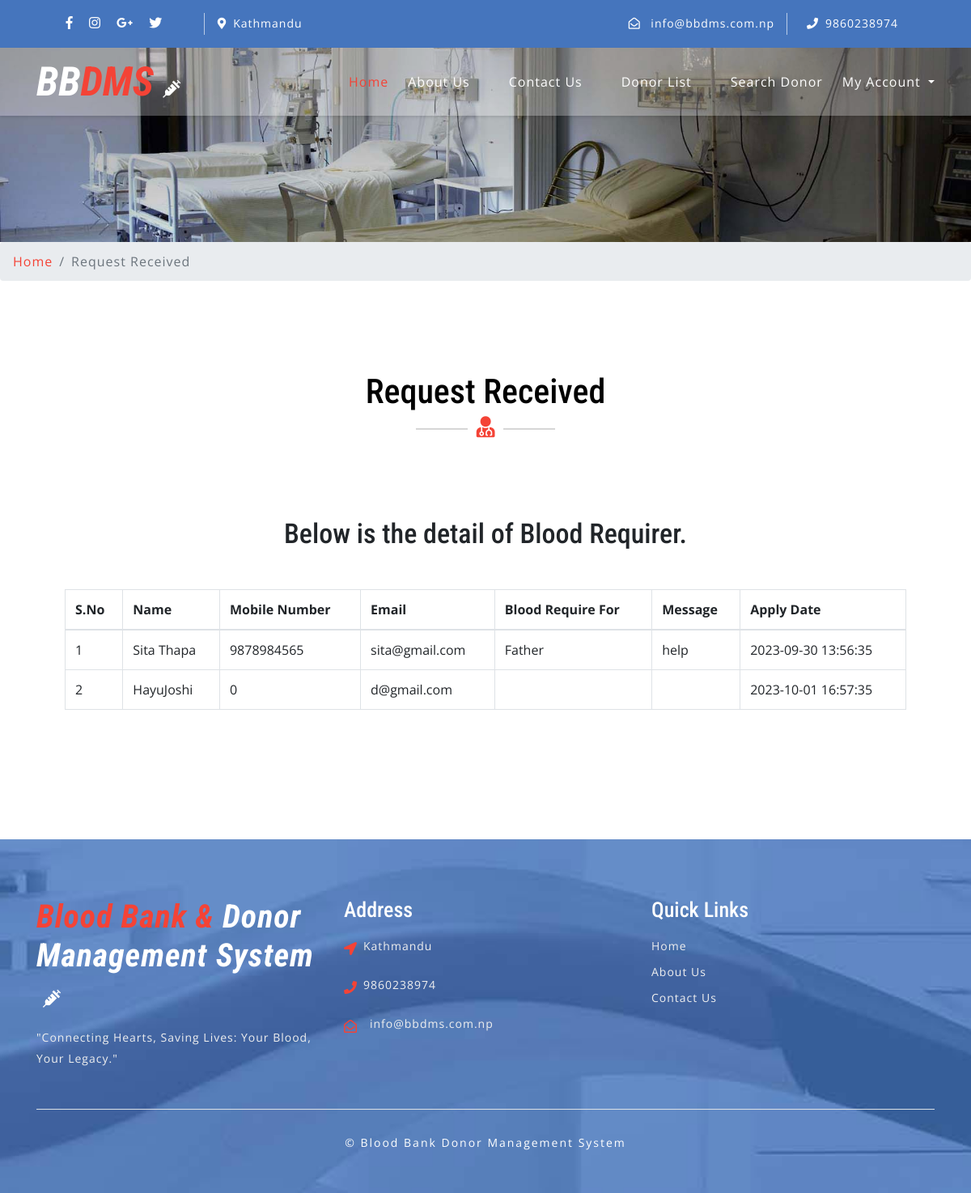
The app's page /request-received.php (signed in) with its own data.
### tables this page shows
CREATE TABLE `tblcontactusinfo` (
  `id` int(11) NOT NULL,
  `Address` tinytext DEFAULT NULL,
  `EmailId` varchar(255) DEFAULT NULL,
  `ContactNo` char(11) DEFAULT NULL
);

CREATE TABLE `tblbloodrequirer` (
  `ID` int(10) NOT NULL,
  `BloodDonarID` int(10) DEFAULT NULL,
  `name` varchar(250) DEFAULT NULL,
  `EmailId` varchar(250) DEFAULT NULL,
  `ContactNumber` bigint(10) DEFAULT NULL,
  `BloodRequirefor` varchar(250) DEFAULT NULL,
  `Message` mediumtext DEFAULT NULL,
  `ApplyDate` timestamp NULL DEFAULT current_timestamp()
);

### request-received.php (the view, shortened to what this page needs)
<?php
include('includes/config.php');
if (strlen($_SESSION['bbdmsdid']==0)) {
  header('location:logout.php');
  } else{
  ?>
<!DOCTYPE html>
<html lang="zxx">
<head>
	<link rel="stylesheet" href="css/bootstrap.css">
	<link rel="stylesheet" href="css/style.css" type="text/css" media="all" />
	<link rel="stylesheet" href="css/fontawesome-all.css">
</head>
<body>
	<?php include('includes/header.php');?>
	<div class="inner-banner-w3ls">
	</div>
	<div class="breadcrumb-agile">
		<div aria-label="breadcrumb">
			<ol class="breadcrumb">
				<li class="breadcrumb-item">
					<a href="index.php">Home</a>
				</li>
				<li class="breadcrumb-item active" aria-current="page">Request Received</li>
			</ol>
		</div>
	</div>
	<div class="appointment py-5">
		<div class="py-xl-5 py-lg-3">
			<div class="w3ls-titles text-center mb-5">
				<h3 class="title">Request Received</h3>
				<span>
					<i class="fas fa-user-md"></i>
				</span>
			</div>
			<div class="d-flex">
				<div class="contact-right-w3l appoint-form" style="width:100% !important;">
					<h5 class="title-w3 text-center mb-5">Below is the detail of Blood Requirer.</h5>
					<table border="1" class="table table-bordered">
                                    <thead>
                                         <tr>
                                         	<th>S.No</th>
                                            <th>Name</th>
                                            <th>Mobile Number</th>
                                            <th>Email</th>
                                            <th>Blood Require For</th>
                                            <th>Message</th>
                                            <th>Apply Date</th>
                                        </tr>
                                    </thead>
                                    <tbody>
                                        <tr><?php
                                          $uid=$_SESSION['bbdmsdid'];
$sql="SELECT tblbloodrequirer.BloodDonarID,tblbloodrequirer.name,tblbloodrequirer.EmailId,tblbloodrequirer.ContactNumber,tblbloodrequirer.BloodRequirefor,tblbloodrequirer.Message,tblbloodrequirer.ApplyDate,tblblooddonars.id as donid from  tblbloodrequirer join tblblooddonars on tblblooddonars.id=tblbloodrequirer.BloodDonarID where tblbloodrequirer.BloodDonarID=:uid";
$query = $dbh -> prepare($sql);
$query->bindParam(':uid',$uid,PDO::PARAM_STR);
$query->execute();
$results=$query->fetchAll(PDO::FETCH_OBJ);
$cnt=1;
if($query->rowCount() > 0)
{
foreach($results as $row)
{               ?>
                                            <td><?php echo htmlentities($cnt);?></td>
                                        <td><?php  echo htmlentities($row->name);?></td>
                                             <td><?php  echo htmlentities($row->ContactNumber);?></td>
                                             <td><?php  echo htmlentities($row->EmailId);?></td>
                                          <td><?php  echo htmlentities($row->BloodRequirefor);?></td>
                 <td><?php  echo htmlentities($row->Message);?>
                  </td>
                                            <td>
                                              <?php  echo htmlentities($row->ApplyDate);?>
                                            </td>
                                        </tr>
                                    <?php $cnt=$cnt+1;}} else {?>
                                        <tr>
                                            <th colspan="8" style="color:red;"> No Record found</th>
                                        </tr>
                                    <?php } ?>
                                    </tbody>
                                </table>
				</div>
			</div>
		</div>
	</div>
	<?php include('includes/footer.php');?>
	<link rel="stylesheet" href="css/jquery-ui.css" />
</body>
</html><?php } ?>

### includes/header.php (shortened to what this page needs)
    <header>
        <div class="top-bar py-3">
            <div class="container">
                <div class="row">
                    <div class="col-lg-7 top-social-agile">
                        <div class="row">
                            <ul class="col-lg-4 col-6 top-right-info text-center">
                                <li>
                                    <a href="#">
                                        <i class="fab fa-facebook-f"></i>
                                    </a>
                                </li>
                                <li class="mx-3">
                                    <a href="#">
                                        <i class="fab fa-instagram"></i>
                                    </a>
                                </li>
                                <li>
                                    <a href="#">
                                        <i class="fab fa-google-plus-g"></i>
                                    </a>
                                </li>
                                <li class="ml-3">
                                    <a href="#">
                                        <i class="fab fa-twitter"></i>
                                    </a>
                                </li>
                            </ul><?php
$sql = "SELECT * from tblcontactusinfo";
$query = $dbh -> prepare($sql);
$query->execute();
$results=$query->fetchAll(PDO::FETCH_OBJ);
if($query->rowCount() > 0)
{
foreach($results as $result)
{ ?>
                            <div class="col-6 header-top_w3layouts pl-3 text-lg-left text-center">
                                <p class="text-white">
                                    <i class="fas fa-map-marker-alt mr-2"></i>Kathmandu</p>
                            </div>
                        </div>
                    </div>
                    <div class="col-lg-5 top-social-agile text-lg-right text-center">
                        <div class="row">
                            <div class="col-lg-7 col-6 top-w3layouts">
                                <p class="text-white">
                                    <i class="far fa-envelope-open mr-2"></i>
                                    <a href="mailto:info@example.com" class="text-white">info@bbdms.com.np</a>
                                </p>
                            </div>
                            <div class="col-lg-5 col-6 header-w3layouts pl-4 text-lg-left">
                                <p class="text-white">
                                    <i class="fas fa-phone mr-2"></i>9860238974</p>
                            </div>
                        </div><?php } } ?>
                    </div>
                </div>
            </div>
        </div>
    </header>
    <div id="home">
        <div class="main-top py-1">
            <nav class="navbar navbar-expand-lg navbar-light fixed-navi">
                <div class="container">
                    <h1>
                        <a class="navbar-brand font-weight-bold font-italic" href="index.php">
                            <span>BB</span>DMS
                            <i class="fas fa-syringe"></i>
                        </a>
                    </h1>
                    <div class="collapse navbar-collapse text-center" id="navbarSupportedContent">
                        <ul class="navbar-nav ml-lg-auto">
                            <li class="nav-item active mt-lg-0 mt-3">
                                <a class="nav-link" href="index.php">Home
                                </a>
                            </li>
                            <li class="nav-item mx-lg-4 my-lg-0 my-3">
                                <a class="nav-link" href="about.php">About Us</a>
                            </li>
                            <li class="nav-item mx-lg-4 my-lg-0 my-3">
                                <a class="nav-link" href="contact.php">Contact Us</a>
                            </li>
                            <li class="nav-item mx-lg-4 my-lg-0 my-3">
                                <a class="nav-link" href="donor-list.php">Donor List</a>
                            </li>
                            <li class="nav-item mx-lg-4 my-lg-0 my-3">
                                <a class="nav-link" href="search-donor.php">Search Donor</a>
                            </li>
                            <?php if (strlen($_SESSION['bbdmsdid']!=0)) {?>
                            <li class="nav-item dropdown">
                                <a class="nav-link dropdown-toggle" href="#" id="navbarDropdown" role="button" data-toggle="dropdown"
                                    aria-haspopup="true" aria-expanded="false">
                                    My Account
                                </a>
                            </li>
                            <?php } ?>
                    </div>
                </div>
            </nav>
        </div>
    </div>

### includes/footer.php (shortened to what this page needs)
<footer>
    <div class="w3ls-footer-grids pt-sm-4 pt-3">
      <div class="container py-xl-5 py-lg-3">
        <div class="row">
          <div class="col-md-4 w3l-footer">
            <h2 class="mb-sm-3 mb-2">
              <a href="index.php" class="text-white font-italic font-weight-bold">
                <span>Blood Bank & </span>Donor Management System
                <i class="fas fa-syringe ml-2"></i>
              </a>
            </h2>
            <p>"Connecting Hearts, Saving Lives: Your Blood, Your Legacy."</p>
          </div>
          <div class="col-md-4 w3l-footer my-md-0 my-4">
            <h3 class="mb-sm-3 mb-2 text-white">Address</h3>
            <ul class="list-unstyled">
              <?php
$sql = "SELECT * from tblcontactusinfo";
$query = $dbh -> prepare($sql);
$query->execute();
$results=$query->fetchAll(PDO::FETCH_OBJ);
if($query->rowCount() > 0)
{
foreach($results as $result)
{ ?>
              <li>
                <i class="fas fa-location-arrow float-left"></i>
                <p class="ml-4">
                  <span>Kathmandu </p>
                <div class="clearfix"></div>
              </li>
              <li class="my-3">
                <i class="fas fa-phone float-left"></i>
                <p class="ml-4">9860238974</p>
                <div class="clearfix"></div>
              </li>
              <li>
                <i class="far fa-envelope-open float-left"></i>
                <a href="mailto:info@example.com" class="ml-3">info@bbdms.com.np</a>
                <div class="clearfix"></div>
              </li>
            <?php } } ?></ul>
          </div>
          <div class="col-md-4 w3l-footer">
            <h3 class="mb-sm-3 mb-2 text-white">Quick Links</h3>
            <div class="nav-w3-l">
              <ul class="list-unstyled">
                <li>
                  <a href="index.php">Home</a>
                </li>
                <li class="mt-2">
                  <a href="about.php">About Us</a>
                </li>
                <li class="mt-2">
                  <a href="contact.php">Contact Us</a>
                </li>
              </ul>
            </div>
          </div>
        </div>
        <div class="border-top mt-5 pt-lg-4 pt-3 pb-lg-0 pb-3 text-center">
          <p class="copy-right-grids mt-lg-1">©  Blood Bank Donor Management System
          </p>
        </div>
      </div>
    </div>
  </footer>

### css/style.css (style rules this page uses)
body { padding: 0; margin: 0; background: #FFF; font-family: 'Open Sans', sans-serif; }
body a { transition: 0.5s all; -webkit-transition: 0.5s all; -moz-transition: 0.5s all; -o-transition: 0.5s all; -ms-transition: 0.5s all; text-decoration: none; }
h1, h2, h3, h4, h5, h6 { margin: 0; padding: 0; font-family: 'Roboto Condensed', sans-serif; }
p { margin: 0; padding: 0; font-family: 'Open Sans', sans-serif; font-size: 15px; letter-spacing: 1px; line-height: 1.9; color: #999; }
ul, ol { margin: 0; padding: 0; }
.top-bar { background: #4575bd; }
.top-right-info li i { color: #fff; transition: 0.5s all; -webkit-transition: 0.5s all; -moz-transition: 0.5s all; -o-transition: 0.5s all; -ms-transition: 0.5s all; }
.top-right-info li { display: inline-block; }
.header-top_w3layouts p, .header-w3layouts p, .top-w3layouts p { font-size: 14px; }
.header-top_w3layouts, .header-w3layouts { border-left: 1px solid rgba(255, 255, 255, 0.63); }
div#home { position: relative; }
.main-top { position: absolute; z-index: 999; width: 100%; background: rgba(255, 255, 255, 0.26); box-shadow: 0 2px 3px 0 rgba(0, 0, 0, 0.1); -webkit-transition: background-color .1s ease-in-out; -moz-transition: background-color .1s ease-in-out; -ms-transition: background-color .1s ease-in-out; -o-transition: background-color .1s ease-in-out; transition: background-color .1s ease-in-out; }
.navbar-light .navbar-nav .nav-link { padding: 0; color: #fff; background: transparent; font-size: 16px; letter-spacing: 1px; }
.navbar-light .navbar-nav .show>.nav-link, .navbar-light .navbar-nav .active>.nav-link, .navbar-light .navbar-nav .nav-link.show, .navbar-light .navbar-nav .nav-link.active, .navbar-light .navbar-nav .nav-link:hover, .navbar-light .navbar-nav .nav-link:focus { color: #f44336; }
nav.fixed-navi ul { list-style: none; margin: 0; padding: 0; }
nav.fixed-navi ul li { float: left; }
a.navbar-brand { color: #f44336; font-size: 50px; padding: 0; }
.navbar-light .navbar-brand, .navbar-light .navbar-brand:hover, .navbar-light .navbar-brand:focus, .w3l-footer h2 a span { color: #f44336; }
a.navbar-brand span { color: #fff; }
a.navbar-brand i, .w3l-footer h2 a i { color: #fff; font-size: 22px; }
h3.title { color: #000; font-size: 42px; }
.w3ls-titles span { position: relative; }
.w3ls-titles span:before { content: " "; background: #d6d6d6; width: 64px; height: 2px; position: absolute; top: 9px; left: -75px; }
.w3ls-titles span:after { content: " "; background: #d6d6d6; width: 64px; height: 2px; position: absolute; top: 9px; right: -75px; }
.w3ls-titles i { color: #f44336; font-size: 26px; margin-top: 5px; }
footer { background: url(../images/bg3.jpg) no-repeat center fixed; background-size: cover; -webkit-background-size: cover; -moz-background-size: cover; -o-background-size: cover; -moz-background-size: cover; }
.w3l-footer h2 a { font-size: 40px; letter-spacing: 1px; }
.w3l-footer h3 { font-size: 26px; }
.w3l-footer p, .w3l-footer p a, .w3l-footer ul li a { font-size: 14px; color: #efefef; letter-spacing: 1px; }
.w3l-footer ul li i { color: #f44336; line-height: 2; }
p.copy-right-grids { font-size: 14px; color: #fff; letter-spacing: 2px; }
.inner-banner-w3ls { background: url(../images/banner3.jpg) no-repeat center; background-size: cover; -webkit-background-size: cover; -moz-background-size: cover; -o-background-size: cover; -moz-background-size: cover; height: 20vw; }
.breadcrumb li a { color: #f44336; }
.breadcrumb li { letter-spacing: 1px; color: #000; }
h5.title-w3 { font-size: 34px; }
.contact-right-w3l { padding: 3em 5em; }
.contact-right-w3l.appoint-form { float: right; width: 56%; }

### records on screen
tblbloodrequirer: name "Sita Thapa", ContactNumber "9878984565", EmailId "sita@gmail.com", BloodRequirefor "Father", Message "help", ApplyDate "2023-09-30 13:56:35"
tblbloodrequirer: name "HayuJoshi", ContactNumber "0", EmailId "d@gmail.com", ApplyDate "2023-10-01 16:57:35"
